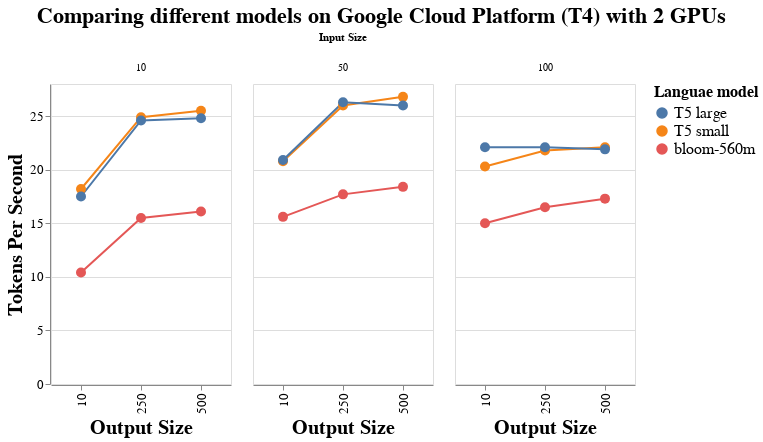

Notebook source saved alongside this figure:
### Code cell
# Assuming 'df' is your DataFrame loaded with the data as described earlier
title = alt.TitleParams('Comparing different models on Google Cloud Platform (T4) with 2 GPUs', anchor='middle')

interactive_line_chart = alt.Chart(df_gcp_2gpus, title = title).mark_line(point=True).encode(
    x=alt.X('output:N', title='Output Size'),
    y=alt.Y('tokens_per_second:Q', title='Tokens Per Second'),
    color=alt.Color('model:N', legend=alt.Legend(title="Languae model")),
    tooltip=['input', 'output', 'tokens_per_second', 'model'],
    column=alt.Column('input:N', title='Input Size')
).interactive().properties(
    width=180,
    height=300
).configure_axis(
    labelFontSize=13,
    titleFontSize=20
).configure_legend(
    titleFontSize=16,
    labelFontSize=16
).configure_title(
    anchor='start',
    fontSize=22
).configure_point(
    size=100
)

# To display the chart in a Jupyter notebook or similar environment
interactive_line_chart.display()

### Figure 1 — Vega-Lite specification as saved in the notebook (floating-point values rounded to 4 significant figures)
{"config": {"view": {"continuousWidth": 300, "continuousHeight": 300}, "axis": {"labelFontSize": 13, "titleFontSize": 20}, "legend": {"labelFontSize": 16, "titleFontSize": 16}, "point": {"size": 100}, "title": {"anchor": "start", "fontSize": 22}}, "data": {"name": "data-16c7689a6b5ce093d2b6e30990823e01"}, "mark": {"type": "line", "point": true}, "encoding": {"color": {"field": "model", "legend": {"title": "Languae model"}, "type": "nominal"}, "column": {"field": "input", "title": "Input Size", "type": "nominal"}, "tooltip": [{"field": "input", "type": "quantitative"}, {"field": "output", "type": "quantitative"}, {"field": "tokens_per_second", "type": "quantitative"}, {"field": "model", "type": "nominal"}], "x": {"field": "output", "title": "Output Size", "type": "nominal"}, "y": {"field": "tokens_per_second", "title": "Tokens Per Second", "type": "quantitative"}}, "height": 300, "params": [{"name": "param_52", "select": {"type": "interval", "encodings": ["x", "y"]}, "bind": "scales"}], "title": {"text": "Comparing different models on Google Cloud Platform (T4) with 2 GPUs", "anchor": "middle"}, "width": 180, "$schema": "https://vega.github.io/schema/vega-lite/v5.15.1.json", "datasets": {"data-16c7689a6b5ce093d2b6e30990823e01": [{"input": 10, "output": 10, "model": "bloom-560m", "configuration": "ds-2gpu", "machine": "GCP (T4)", "tokens_per_second": 10.4}, {"input": 10, "output": 250, "model": "bloom-560m", "configuration": "ds-2gpu", "machine": "GCP (T4)", "tokens_per_second": 15.5}, {"input": 10, "output": 500, "model": "bloom-560m", "configuration": "ds-2gpu", "machine": "GCP (T4)", "tokens_per_second": 16.1}, {"input": 50, "output": 10, "model": "bloom-560m", "configuration": "ds-2gpu", "machine": "GCP (T4)", "tokens_per_second": 15.6}, {"input": 50, "output": 250, "model": "bloom-560m", "configuration": "ds-2gpu", "machine": "GCP (T4)", "tokens_per_second": 17.7}, {"input": 50, "output": 500, "model": "bloom-560m", "configuration": "ds-2gpu", "machine": "GCP (T4)", "tokens_per_second": 18.4}, {"input": 100, "output": 10, "model": "bloom-560m", "configuration": "ds-2gpu", "machine": "GCP (T4)", "tokens_per_second": 15.0}, {"input": 100, "output": 250, "model": "bloom-560m", "configuration": "ds-2gpu", "machine": "GCP (T4)", "tokens_per_second": 16.5}, {"input": 100, "output": 500, "model": "bloom-560m", "configuration": "ds-2gpu", "machine": "GCP (T4)", "tokens_per_second": 17.3}, {"input": 10, "output": 10, "model": "T5 small", "configuration": "ds-2gpu", "machine": "GCP (T4)", "tokens_per_second": 18.2}, {"input": 10, "output": 250, "model": "T5 small", "configuration": "ds-2gpu", "machine": "GCP (T4)", "tokens_per_second": 24.9}, {"input": 10, "output": 500, "model": "T5 small", "configuration": "ds-2gpu", "machine": "GCP (T4)", "tokens_per_second": 25.5}, {"input": 50, "output": 10, "model": "T5 small", "configuration": "ds-2gpu", "machine": "GCP (T4)", "tokens_per_second": 20.8}, {"input": 50, "output": 250, "model": "T5 small", "configuration": "ds-2gpu", "machine": "GCP (T4)", "tokens_per_second": 26.0}, {"input": 50, "output": 500, "model": "T5 small", "configuration": "ds-2gpu", "machine": "GCP (T4)", "tokens_per_second": 26.8}, {"input": 100, "output": 10, "model": "T5 small", "configuration": "ds-2gpu", "machine": "GCP (T4)", "tokens_per_second": 20.3}, {"input": 100, "output": 250, "model": "T5 small", "configuration": "ds-2gpu", "machine": "GCP (T4)", "tokens_per_second": 21.8}, {"input": 100, "output": 500, "model": "T5 small", "configuration": "ds-2gpu", "machine": "GCP (T4)", "tokens_per_second": 22.1}, {"input": 10, "output": 10, "model": "T5 large", "configuration": "ds-2gpu", "machine": "GCP (T4)", "tokens_per_second": 17.5}, {"input": 10, "output": 250, "model": "T5 large", "configuration": "ds-2gpu", "machine": "GCP (T4)", "tokens_per_second": 24.6}, {"input": 10, "output": 500, "model": "T5 large", "configuration": "ds-2gpu", "machine": "GCP (T4)", "tokens_per_second": 24.8}, {"input": 50, "output": 10, "model": "T5 large", "configuration": "ds-2gpu", "machine": "GCP (T4)", "tokens_per_second": 20.9}, {"input": 50, "output": 250, "model": "T5 large", "configuration": "ds-2gpu", "machine": "GCP (T4)", "tokens_per_second": 26.3}, {"input": 50, "output": 500, "model": "T5 large", "configuration": "ds-2gpu", "machine": "GCP (T4)", "tokens_per_second": 26.0}, {"input": 100, "output": 10, "model": "T5 large", "configuration": "ds-2gpu", "machine": "GCP (T4)", "tokens_per_second": 22.1}, {"input": 100, "output": 250, "model": "T5 large", "configuration": "ds-2gpu", "machine": "GCP (T4)", "tokens_per_second": 22.1}, {"input": 100, "output": 500, "model": "T5 large", "configuration": "ds-2gpu", "machine": "GCP (T4)", "tokens_per_second": 21.9}]}}
